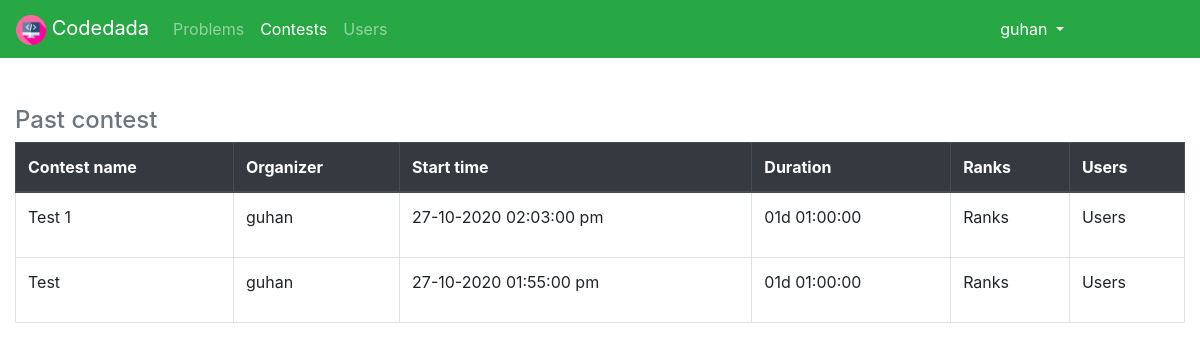
The page /contest.php (signed in) on the database its author committed.
### tables this page shows
CREATE TABLE IF NOT EXISTS contest (
    contest_id INTEGER PRIMARY KEY AUTO_INCREMENT,
    account_id INTEGER,
    contest_name VARCHAR(255),
    description TEXT,
    start_time TIMESTAMP DEFAULT CURRENT_TIMESTAMP,
    end_time TIMESTAMP DEFAULT CURRENT_TIMESTAMP,
    difficulty VARCHAR(255),
    CONSTRAINT FK_CONTEST_ACCOUNT FOREIGN KEY(account_id) REFERENCES accounts(account_id) ON DELETE CASCADE ON UPDATE CASCADE
);

CREATE TABLE IF NOT EXISTS accounts (
    account_id INTEGER AUTO_INCREMENT PRIMARY KEY,
    email_id VARCHAR(255) UNIQUE,
    username VARCHAR(255) UNIQUE,
    password VARCHAR(255),
    organizer BOOLEAN DEFAULT FALSE,
    admin BOOLEAN DEFAULT FALSE
);

### includes/contest/past.php (the view, shortened to what this page needs)
<div class="past-contest mt-5">
	<table class="table table-bordered">
		<h4 class="text-muted">Past contest</h4>
		<thead class="thead-dark">
			<tr>
				<th>Contest name</th>
				<th>Organizer</th>
				<th>Start time</th>
				<th>Duration</th>
				<th>Ranks</th>
				<th>Users</th>
			</tr>
		</thead>
		<tbody>
			<?php foreach($contests as $contest) { ?>
				<?php if (strtotime($contest['end_time']) < time()) { $pastFlag=false ?>
					<tr>
						<td>
							<?php echo $contest["contest_name"] ?>
						</td>
						<td>
							<?php
								$acc_id = $contest["account_id"];
								$sql = "SELECT username FROM accounts WHERE account_id=$acc_id";
								$result = mysqli_query($conn, $sql);
								$organizer = mysqli_fetch_assoc($result);
								echo $organizer["username"];
							?>
						</td>
						<td>
							<?php
								$sttime = $contest["start_time"];
								echo date("d-m-Y h:i:s a", strtotime($sttime))."<br>";
							?>
						</td>
						<td>
							<div id="contestDuration<?php echo $contest['contest_id'] ?>"></div>
						</td>
						<td>
							Ranks
						</td>
						<td>
							Users
						</td>
					</tr>
				<?php } ?>
			<?php } ?>
		</tbody>
	</table>
</div>

### rows shown on the page
contest: contest_name "Test 1", account.username "guhan", start_time "27-10-2020 02:03:00 pm"
contest: contest_name "Test", account.username "guhan", start_time "27-10-2020 01:55:00 pm"

### other values the page prints
$_SESSION["username"] "guhan"
